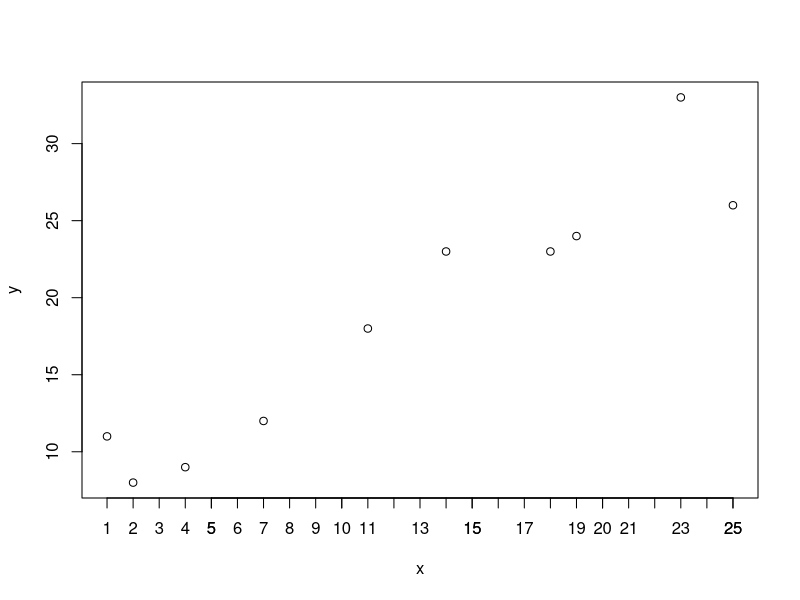
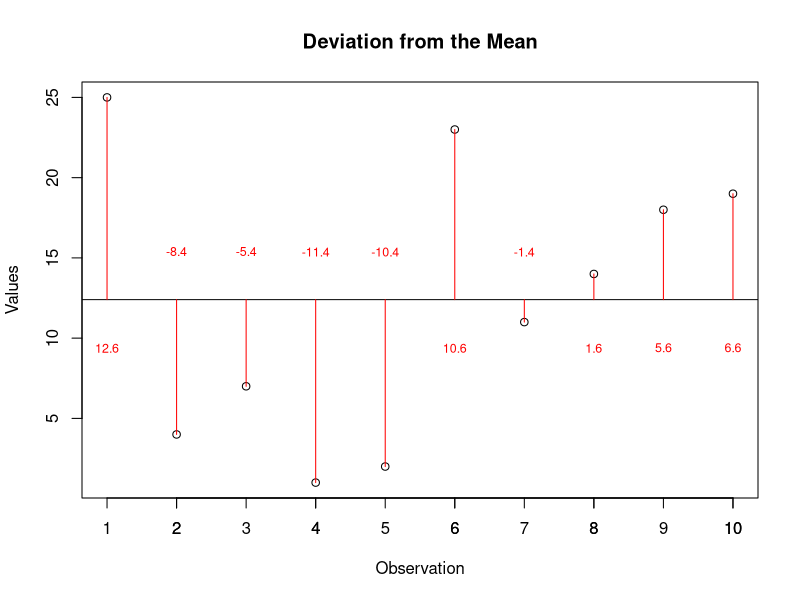
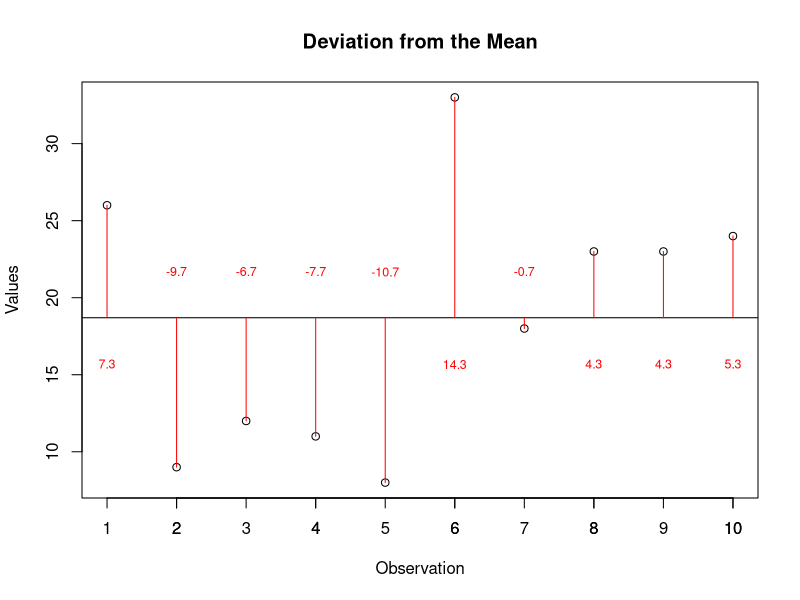

R code for these plots, in order:
####simple linear regression (manual calculations)####

###data 
set.seed(1) #set seed for reproducibility 
x <- sample(x = 1:25, size = 10, replace = T) #predictor values 
y <- x + sample(x = 1:10, size = 10, replace = T) #outcome values 
df <- data.frame(x, y)
rm(x, y) #just cleaning up 
df

###central tendency and variability statistic calculations 
##mean values for predictor and outcome variables
x_mean <- mean(df$x)
y_mean <- mean(df$y)

##deviance scores 
df$x_dev <- df$x - x_mean #x deviance scores 
df$y_dev <- df$y - y_mean #y deviance scores 
df$x_dev2 <- df$x_dev^2 #x deviance scores sqaured 
df$y_dev2 <- df$y_dev^2 #y deviance scores sqaured
df$xy_dev <- df$x_dev * df$y_dev #product of x deviance and y deviance scores 

#plots of deviation scores #########
#helper function 
dev_plot <- function(variable, plot_title = "Deviation from the Mean"){
  variable_length <- length(variable)
  variable_mean <- mean(variable, na.rm = T)
  variable_dev <- variable - variable_mean 
  
  plot(variable, main = plot_title, xlab = "Observation", ylab = "Values")
  axis(side = 1, at = 1:variable_length)
  abline(h = variable_mean)
  segments(x0 = 1:variable_length, y0 = variable, x1 = 1:variable_length, y1 = variable_mean, col = "red")
  lab_pos <- vector()
  for(i in 1:variable_length){
    if(variable[i] < variable_mean){
      lab_pos <- append(x = lab_pos, values = variable_mean + 3)
    }else{
      lab_pos <- append(x = lab_pos, values = variable_mean - 3)
    }
  }
  text(x = 1:variable_length, y = lab_pos, labels = round(variable_dev, digits = 1), cex = .75, col = "red")
}

plot(y~x, data = df); axis(side = 1, at = 1:max(df$x))
dev_plot(df$x) #deviation from mean x values 
dev_plot(df$y) #deviation from mean y values 

######

###estimating the coefficients 
b1 <- sum(df$xy_dev)/sum(df$x_dev2)
b0 <- y_mean - (b1 * x_mean)

###evaluating the model 
##predicted values and error  
df$y_pred <- b0 + (b1 * df$x) #predicted values based on the estimated coefficients 
df$residuals <- df$y - df$y_pred #residuals: difference between the observed outcome scores and the predicted values 
df$residuals2 <- df$residuals^2 #residuals sqaured 
df$model_error <- df$y_pred - y_mean #model error 
df$model_error2 <- df$model_error^2 #model error sqaured 

##overall model fit 
rss <- sum(df$residuals2) #residual sum of sqaures 
mss <- sum(df$model_error2) #model sum of sqaures 
tss <- rss + mss #total sum of sqaures; or sum(df$y_dev2), the summ of sqaured outcome deviation scores 
rse <- sqrt(rss/(length(df$y)-2)) #residual standard error 
r_sq <- (tss - rss)/tss #r-squared value 

b0_se <- rse * sqrt((1/length(df$x)) + (x_mean^2/sum(df$x_dev2))) #standard error of the intercept
b1_se <- rse/sqrt(sum(df$x_dev2)) #standard error of the slope 

f <- (mss/1)/(rss/(length(df$x)-2)) #f-statistic 
#with simple linear regressions the f-statistic can be found by squaring the t-statistic
f_pval <- pf(q = f, df1 = 1, df2 = length(df$x)-2, lower.tail = F)

###assessing predictive value
b0_t <- (b0 - 0)/b0_se
b0_t_pval <- 2 * pt(-abs(b0_t), df = length(df$x)-2)
b1_t <- (b1 - 0)/b1_se
b1_t_pval <- 2 * pt(-abs(b1_t), df = length(df$x)-2)

#predicted outcome based on new predictor value (e.g. 12)
new_y1 <- b0 + (b1 * 12)


